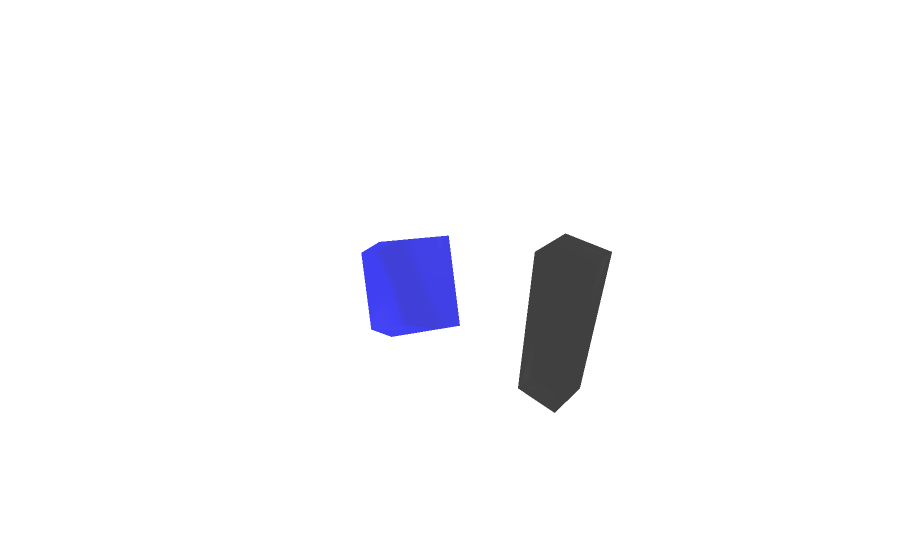

The notebook cell saved with this chart:
### Markdown cell above
Get bounding box meshes in world space an render them

### Code cell
bb_centers_adjusted = adjust_centers_by_chunk_rotation(bb_centers, image_chunks[0])
bb_meshes = get_box_meshes((bb_centers_adjusted, bb_dimensions, bb_poses))
character_placeholder = get_character_placeholder()
render_scene(bb_meshes + [character_placeholder])

### Figure 1 — Plotly figure (JSON) as saved in the notebook; plotly's stock layout.template omitted (floating-point values rounded to 4 significant figures)
{"data": [{"i": [0, 2, 1, 6, 4, 3, 5, 7, 4, 1, 3, 6], "j": [1, 3, 5, 2, 0, 7, 4, 6, 5, 0, 2, 7], "k": [2, 0, 6, 1, 3, 4, 7, 5, 1, 4, 6, 3], "opacity": 0.5, "type": "mesh3d", "vertexcolor": [[0.0, 0.0, 1.0], [0.0, 0.0, 1.0], [0.0, 0.0, 1.0], [0.0, 0.0, 1.0], [0.0, 0.0, 1.0], [0.0, 0.0, 1.0], [0.0, 0.0, 1.0], [0.0, 0.0, 1.0]], "x": [-0.08034, 0.3537, 0.1666, -0.2674, -0.3045, 0.1295, -0.05759, -0.4916], "y": [-0.7821, -0.9807, -1.277, -1.078, -1.364, -1.563, -1.859, -1.66], "z": [-0.04344, 0.0003745, 0.5119, 0.4681, -0.4623, -0.4185, 0.09302, 0.0492]}, {"i": [4, 4, 0, 2, 0, 1, 1, 1, 2, 2, 0, 1], "j": [7, 6, 2, 6, 1, 3, 5, 7, 3, 7, 4, 4], "k": [5, 7, 4, 4, 2, 2, 7, 3, 7, 6, 1, 5], "opacity": 0.5, "type": "mesh3d", "vertexcolor": [[0.0, 0.0, 0.0], [0.0, 0.0, 0.0], [0.0, 0.0, 0.0], [0.0, 0.0, 0.0], [0.0, 0.0, 0.0], [0.0, 0.0, 0.0], [0.0, 0.0, 0.0], [0.0, 0.0, 0.0]], "x": [-0.125, 0.125, -0.125, 0.125, -0.125, 0.125, -0.125, 0.125], "y": [0.125, 0.125, -0.125, -0.125, 0.125, 0.125, -0.125, -0.125], "z": [0.0, 0.0, 0.0, 0.0, 0.9, 0.9, 0.9, 0.9]}], "layout": {"scene": {"xaxis": {"visible": false}, "yaxis": {"visible": false}, "zaxis": {"visible": false}}}}
